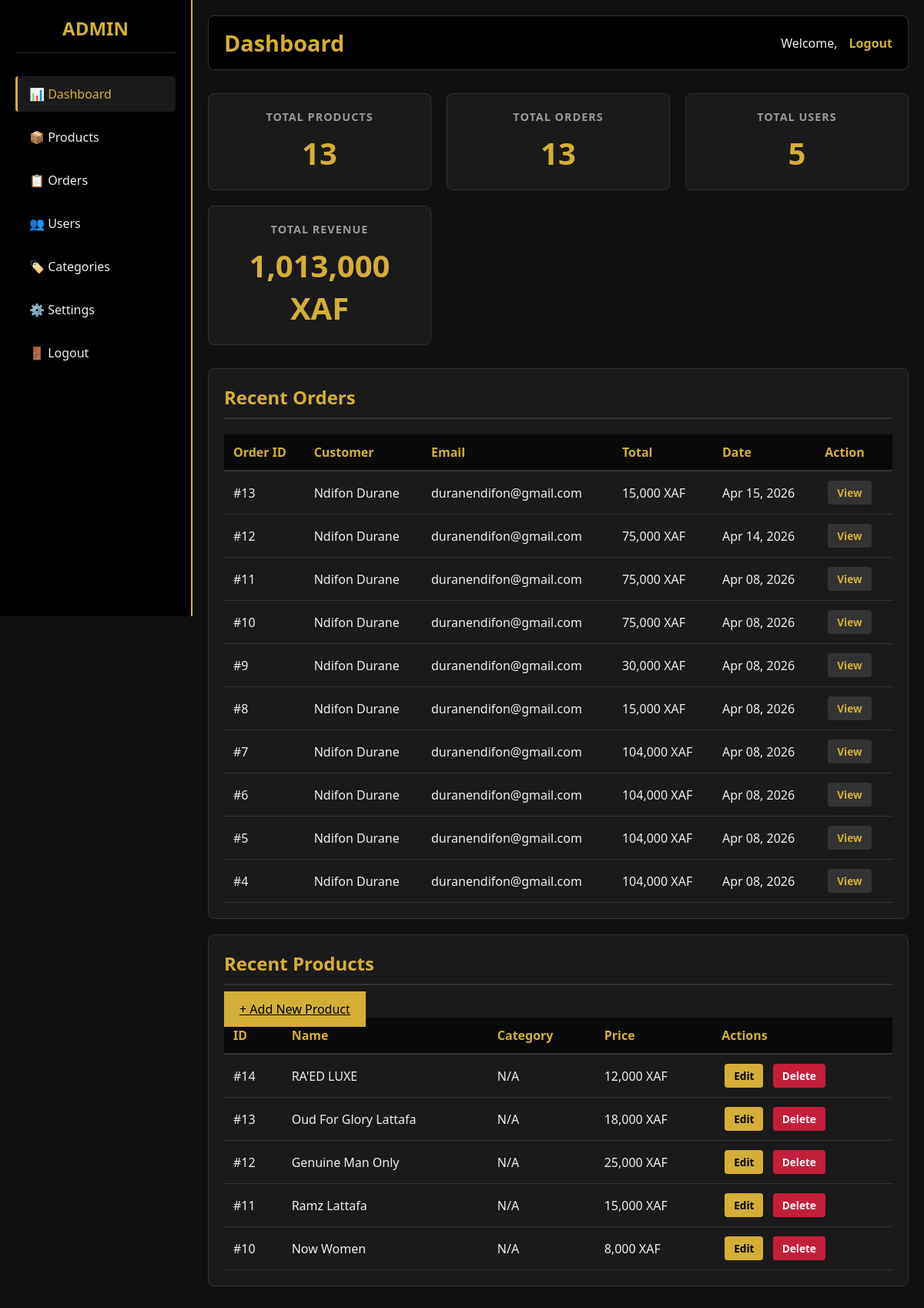
Page /admin/dashboard.php (signed in) on the committed database.
### tables this page shows
CREATE TABLE `orders` (
  `id` int(11) NOT NULL,
  `user_id` int(11) DEFAULT NULL,
  `total` int(11) DEFAULT NULL,
  `created_at` timestamp NOT NULL DEFAULT current_timestamp()
);

CREATE TABLE `users` (
  `id` int(11) NOT NULL,
  `name` varchar(100) DEFAULT NULL,
  `email` varchar(120) DEFAULT NULL,
  `password` varchar(255) DEFAULT NULL,
  `is_admin` tinyint(1) DEFAULT 0,
  `role` varchar(20) DEFAULT 'customer',
  `mfa_secret` varchar(32) DEFAULT NULL,
  `mfa_enabled` tinyint(1) DEFAULT 0
);

CREATE TABLE `products` (
  `id` int(11) NOT NULL,
  `name` varchar(100) DEFAULT NULL,
  `description` text DEFAULT NULL,
  `price` int(11) DEFAULT NULL,
  `image` varchar(255) DEFAULT NULL,
  `category_id` int(11) DEFAULT NULL
);

### admin/dashboard.php (the view, shortened to what this page needs)
<?php
include "../includes/db.php";
$stats = [
    'total_products' => $conn->query("SELECT COUNT(*) as count FROM products")->fetch_assoc()['count'],
    'total_orders' => $conn->query("SELECT COUNT(*) as count FROM orders")->fetch_assoc()['count'],
    'total_users' => $conn->query("SELECT COUNT(*) as count FROM users")->fetch_assoc()['count'],
    'total_revenue' => $conn->query("SELECT SUM(total) as sum FROM orders")->fetch_assoc()['sum'] ?? 0
];
$recent_orders = $conn->query("SELECT o.*, u.name, u.email FROM orders o JOIN users u ON o.user_id = u.id ORDER BY o.id DESC LIMIT 10");
$recent_products = $conn->query("SELECT * FROM products ORDER BY id DESC LIMIT 5");
?>
<!DOCTYPE html>
<html lang="en">
<head>
    <link rel="stylesheet" href="../uploads/style.css">
</head>
<body>
    <div class="admin-container">
        <div class="sidebar">
            <div class="sidebar-header">ADMIN</div>
            <ul class="sidebar-menu">
                <li><a href="dashboard.php" class="active">📊 Dashboard</a></li>
                <li><a href="products.php">📦 Products</a></li>
                <li><a href="orders.php">📋 Orders</a></li>
                <li><a href="users.php">👥 Users</a></li>
                <li><a href="categories.php">🏷️ Categories</a></li>
                <li><a href="settings.php">⚙️ Settings</a></li>
                <li><a href="../auth/logout.php">🚪 Logout</a></li>
            </ul>
        </div>
        <div class="main-content">
            <div class="top-bar">
                <h1>Dashboard</h1>
                <div class="user-info">
                    <span>Welcome, <strong><?php echo htmlspecialchars($_SESSION['user']['name']); ?></strong></span>
                    <a href="../auth/logout.php">Logout</a>
                </div>
            </div>
            <div class="stats-grid">
                <div class="stat-card">
                    <h3>Total Products</h3>
                    <p class="value"><?php echo $stats['total_products']; ?></p>
                </div>
                <div class="stat-card">
                    <h3>Total Orders</h3>
                    <p class="value"><?php echo $stats['total_orders']; ?></p>
                </div>
                <div class="stat-card">
                    <h3>Total Users</h3>
                    <p class="value"><?php echo $stats['total_users']; ?></p>
                </div>
                <div class="stat-card">
                    <h3>Total Revenue</h3>
                    <p class="value"><?php echo number_format($stats['total_revenue'], 0); ?> XAF</p>
                </div>
            </div>
            <div class="content-section">
                <h2 class="section-title">Recent Orders</h2>
                <div class="table-responsive">
                    <table>
                        <thead>
                            <tr>
                                <th>Order ID</th>
                                <th>Customer</th>
                                <th>Email</th>
                                <th>Total</th>
                                <th>Date</th>
                                <th>Action</th>
                            </tr>
                        </thead>
                        <tbody>
                            <?php if ($recent_orders->num_rows > 0): ?>
                                <?php while ($order = $recent_orders->fetch_assoc()): ?>
                                    <tr>
                                        <td>#<?php echo $order['id']; ?></td>
                                        <td><?php echo htmlspecialchars($order['name']); ?></td>
                                        <td><?php echo htmlspecialchars($order['email']); ?></td>
                                        <td><?php echo number_format($order['total'], 0); ?> XAF</td>
                                        <td><?php echo date('M d, Y', strtotime($order['created_at'] ?? 'now')); ?></td>
                                        <td>
                                            <a href="orders.php?id=<?php echo $order['id']; ?>" class="action-btn btn-view">View</a>
                                        </td>
                                    </tr>
                                <?php endwhile; ?>
                            <?php else: ?>
                                <tr>
                                    <td colspan="6" class="empty-state">No orders yet</td>
                                </tr>
                            <?php endif; ?>
                        </tbody>
                    </table>
                </div>
            </div>
            <div class="content-section">
                <h2 class="section-title">Recent Products</h2>
                <a href="products.php?action=add" class="btn-add">+ Add New Product</a>
                <div class="table-responsive">
                    <table>
                        <thead>
                            <tr>
                                <th>ID</th>
                                <th>Name</th>
                                <th>Category</th>
                                <th>Price</th>
                                <th>Actions</th>
                            </tr>
                        </thead>
                        <tbody>
                            <?php if ($recent_products->num_rows > 0): ?>
                                <?php while ($product = $recent_products->fetch_assoc()): ?>
                                    <tr>
                                        <td>#<?php echo $product['id']; ?></td>
                                        <td><?php echo htmlspecialchars($product['name']); ?></td>
                                        <td><?php echo htmlspecialchars($product['category'] ?? 'N/A'); ?></td>
                                        <td><?php echo number_format($product['price'], 0); ?> XAF</td>
                                        <td>
                                            <a href="products.php?action=edit&id=<?php echo $product['id']; ?>" class="action-btn btn-edit">Edit</a>
                                            <a href="products.php?action=delete&id=<?php echo $product['id']; ?>" class="action-btn btn-delete" onclick="return confirm('Delete this product?')">Delete</a>
                                        </td>
                                    </tr>
                                <?php endwhile; ?>
                            <?php else: ?>
                                <tr>
                                    <td colspan="5" class="empty-state">No products yet</td>
                                </tr>
                            <?php endif; ?>
                        </tbody>
                    </table>
                </div>
            </div>
        </div>
    </div>
</body>
</html>

### uploads/style.css (style rules this page uses)
body { margin:0;font-family:'Segoe UI',sans-serif;background:#111;color:#eee; scrollbar-width:none; }

### admin/dashboard.php (style rules this page uses)
* { box-sizing: border-box; }
.admin-container { display: flex; min-height: 100vh; }
.sidebar { width: 250px; background: #000; border-right: 2px solid #d4af37; padding: 20px; position: fixed; height: 100vh; overflow-y: auto; }
.sidebar-header { color: #d4af37; font-size: 1.5em; font-weight: bold; margin-bottom: 30px; text-align: center; border-bottom: 1px solid #333; padding-bottom: 15px; }
.sidebar-menu { list-style: none; padding: 0; margin: 0; }
.sidebar-menu li { margin: 10px 0; }
.sidebar-menu a { color: #eee; text-decoration: none; display: block; padding: 12px 15px; border-radius: 4px; transition: all 0.3s ease; border-left: 3px solid transparent; }
.sidebar-menu a:hover, .sidebar-menu a.active { background: #1a1a1a; color: #d4af37; border-left-color: #d4af37; }
.main-content { margin-left: 250px; flex: 1; padding: 20px; background: #111; }
.top-bar { background: #000; padding: 15px 20px; border-radius: 8px; display: flex; justify-content: space-between; align-items: center; margin-bottom: 30px; border: 1px solid #333; }
.top-bar h1 { margin: 0; color: #d4af37; font-size: 1.8em; }
.user-info { display: flex; align-items: center; gap: 15px; color: #eee; }
.user-info a { color: #d4af37; text-decoration: none; font-weight: bold; }
.stats-grid { display: grid; grid-template-columns: repeat(auto-fit, minmax(250px, 1fr)); gap: 20px; margin-bottom: 30px; }
.stat-card { background: #1a1a1a; border: 1px solid #333; border-radius: 8px; padding: 20px; text-align: center; }
.stat-card h3 { color: #999; margin: 0 0 10px 0; font-size: 0.9em; text-transform: uppercase; letter-spacing: 1px; }
.stat-card .value { color: #d4af37; font-size: 2.5em; font-weight: bold; margin: 0; }
.content-section { background: #1a1a1a; border: 1px solid #333; border-radius: 8px; padding: 20px; margin-bottom: 20px; }
.section-title { color: #d4af37; font-size: 1.5em; margin: 0 0 20px 0; padding-bottom: 10px; border-bottom: 2px solid #333; }
.table-responsive { overflow-x: auto; }
table { width: 100%; border-collapse: collapse; color: #eee; }
table th { background: #0a0a0a; color: #d4af37; padding: 12px; text-align: left; font-weight: bold; border-bottom: 2px solid #333; }
table td { padding: 12px; border-bottom: 1px solid #333; }
.action-btn { padding: 6px 12px; margin: 0 4px; border: none; border-radius: 4px; cursor: pointer; font-weight: bold; text-decoration: none; display: inline-block; font-size: 0.85em; }
.btn-edit { background: #d4af37; color: #000; }
.btn-delete { background: #c41e3a; color: #fff; }
.btn-view { background: #333; color: #d4af37; }
.btn-add { background: #d4af37; color: #000; padding: 12px 20px; margin-bottom: 15px; }

### rows in the picture
orders: id "13", user.name "Ndifon Durane", user.email "duranendifon@gmail.com", total "15,000", created_at "Apr 15, 2026"
orders: id "12", user.name "Ndifon Durane", user.email "duranendifon@gmail.com", total "75,000", created_at "Apr 14, 2026"
orders: id "11", user.name "Ndifon Durane", user.email "duranendifon@gmail.com", total "75,000", created_at "Apr 08, 2026"
orders: id "10", user.name "Ndifon Durane", user.email "duranendifon@gmail.com", total "75,000", created_at "Apr 08, 2026"
orders: id "9", user.name "Ndifon Durane", user.email "duranendifon@gmail.com", total "30,000", created_at "Apr 08, 2026"
orders: id "8", user.name "Ndifon Durane", user.email "duranendifon@gmail.com", total "15,000", created_at "Apr 08, 2026"
orders: id "7", user.name "Ndifon Durane", user.email "duranendifon@gmail.com", total "104,000", created_at "Apr 08, 2026"
orders: id "6", user.name "Ndifon Durane", user.email "duranendifon@gmail.com", total "104,000", created_at "Apr 08, 2026"
orders: id "5", user.name "Ndifon Durane", user.email "duranendifon@gmail.com", total "104,000", created_at "Apr 08, 2026"
orders: id "4", user.name "Ndifon Durane", user.email "duranendifon@gmail.com", total "104,000", created_at "Apr 08, 2026"
products: id "14", name "RA'ED LUXE", category "N/A", price "12,000"
products: id "13", name "Oud For Glory Lattafa", category "N/A", price "18,000"
products: id "12", name "Genuine Man Only", category "N/A", price "25,000"
products: id "11", name "Ramz Lattafa", category "N/A", price "15,000"
products: id "10", name "Now Women", category "N/A", price "8,000"

### other values in the picture
$stats['total_products'] "13"
$stats['total_orders'] "13"
$stats['total_users'] "5"
$stats['total_revenue'] "1,013,000"
